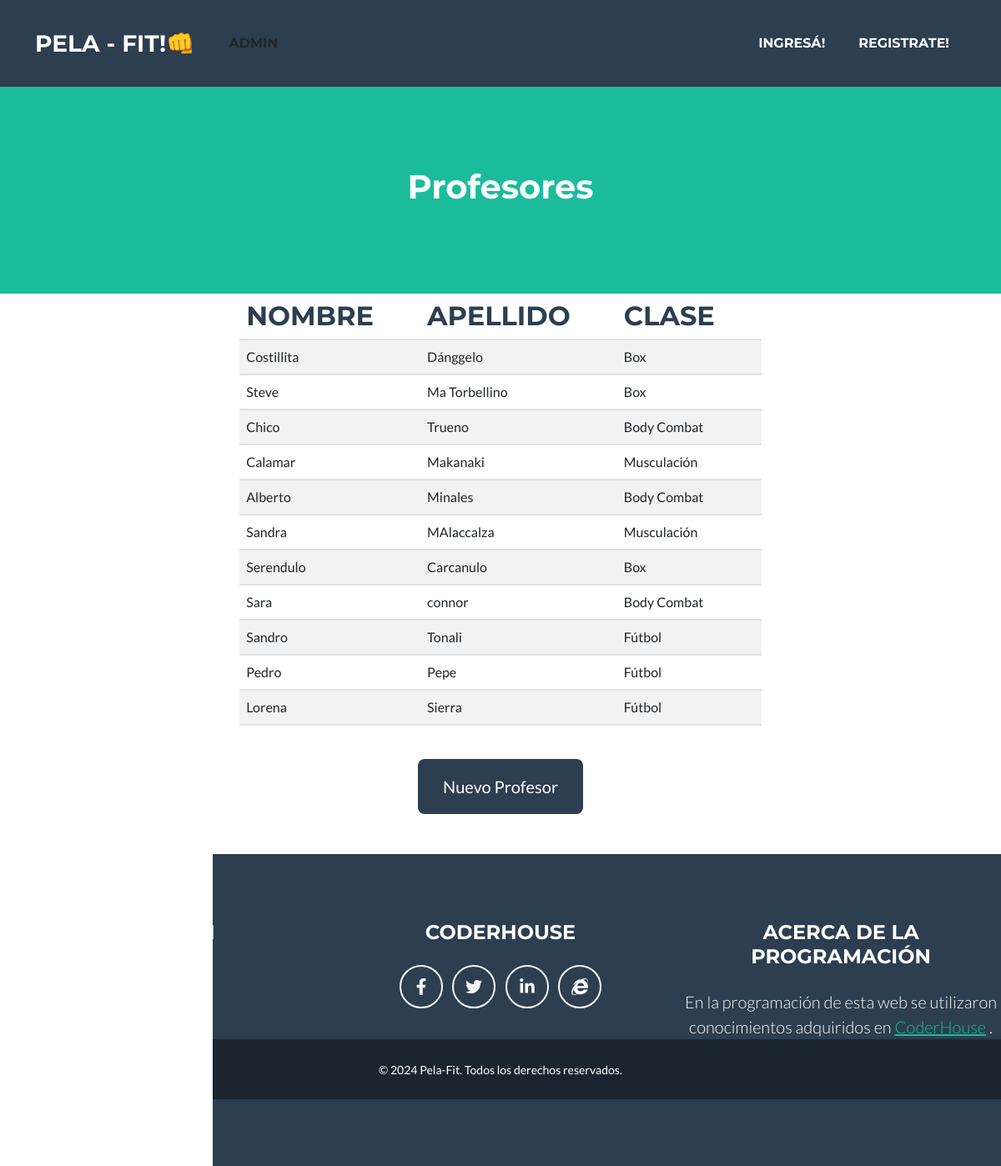
Screenshot of /profesor/list with the database file from the repository.
### cliente/models.py (models this page shows, shortened)
class Persona(models.Model):
    nombre = models.CharField(max_length = 100)
    apellido = models.CharField(max_length = 100)

class Profesor(Persona):
    clase_id = models.ForeignKey(Clase, null = True, blank = True, on_delete = models.SET_NULL)
    class Meta:
        verbose_name_plural ="Profesores"

class Persona(models.Model):
    nombre = models.CharField(max_length = 100)
    apellido = models.CharField(max_length = 100)

class Clase(models.Model):
    nombre = models.CharField(max_length =100)
    duracion = models.CharField(max_length= 3)
    def __str__(self):
        return self.nombre
    class Meta:
        verbose_name_plural ="Clases"

### cliente/views.py (the view)
# urls.py: path("profesor/list", views.profesor_list, name = "profesor_list" ),
def profesor_list(request):
    profesores = Profesor.objects.all()
    context =  {"profesores": profesores}
    return render(request, "cliente/profesor_list.html", context)

### cliente/templates/cliente/profesor_list.html (shortened to what this page needs)
{% extends 'core/base.html' %}
{% block content %}
<header class="masthead bg-primary text-white text-center">
    <div class="container d-flex align-items-center flex-column">
    <h1>Profesores</h1>
</header class="masterhead bg-primary text- black text-center">
<div class="container d-flex align-items-center flex-column">
    <header> <table class="table table-striped">
            <thead>
                <th><h2 class="page-section-heading  text-center text-uppercase text-secondary pe-5 mb-0">Nombre</h2></th>
                <th><h2 class="page-section-heading  text-center text-uppercase text-secondary pe-5 mb-0">Apellido</h2></th>
                <th><h2 class="page-section-heading  text-center text-uppercase text-secondary pe-5 mb-0">Clase</h2></th>
            </thead>
            <tbody>
                {% for profesor in profesores %}
                <tr>
                    <td>{{ profesor.nombre }}</td>
                    <td>{{ profesor.apellido }}</td>
                    <td>{{ profesor.clase_id }} </td>
                </tr>
        {% endfor %}</li>
    </tbody>
    </table>
</div>
<div class="text-center mt-4">
    <a class="btn btn-xl btn-secondary"   href=" {% url 'cliente:profesor_create' %}">Nuevo Profesor</a>
    </div>
{% endblock content %}

### rows the page displays
Profesor: nombre "Costillita", apellido "Dánggelo", clase_id "Box"
Profesor: nombre "Steve", apellido "Ma Torbellino", clase_id "Box"
Profesor: nombre "Chico", apellido "Trueno", clase_id "Body Combat"
Profesor: nombre "Calamar", apellido "Makanaki", clase_id "Musculación"
Profesor: nombre "Alberto", apellido "Minales", clase_id "Body Combat"
Profesor: nombre "Sandra", apellido "MAlaccalza", clase_id "Musculación"
Profesor: nombre "Serendulo", apellido "Carcanulo", clase_id "Box"
Profesor: nombre "Sara", apellido "connor", clase_id "Body Combat"
Profesor: nombre "Sandro", apellido "Tonali", clase_id "Fútbol"
Profesor: nombre "Pedro", apellido "Pepe", clase_id "Fútbol"
Profesor: nombre "Lorena", apellido "Sierra", clase_id "Fútbol"
